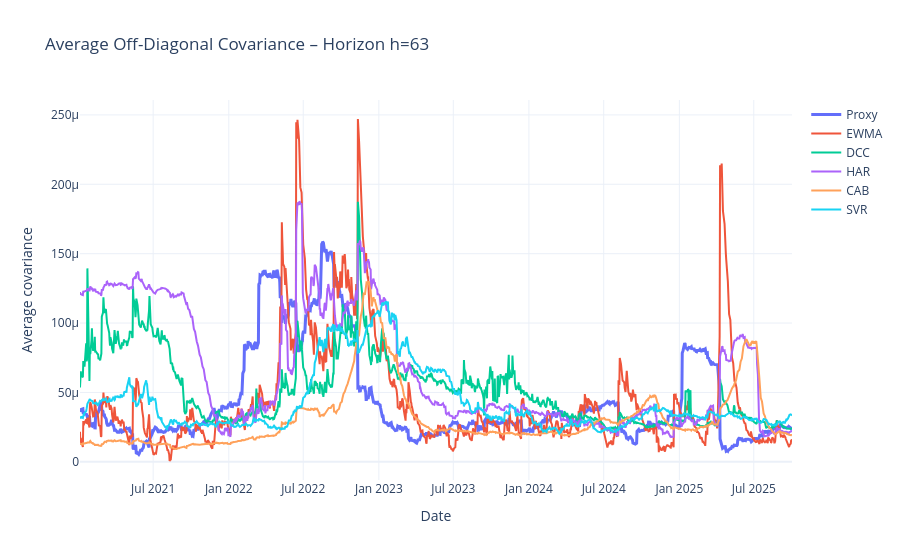
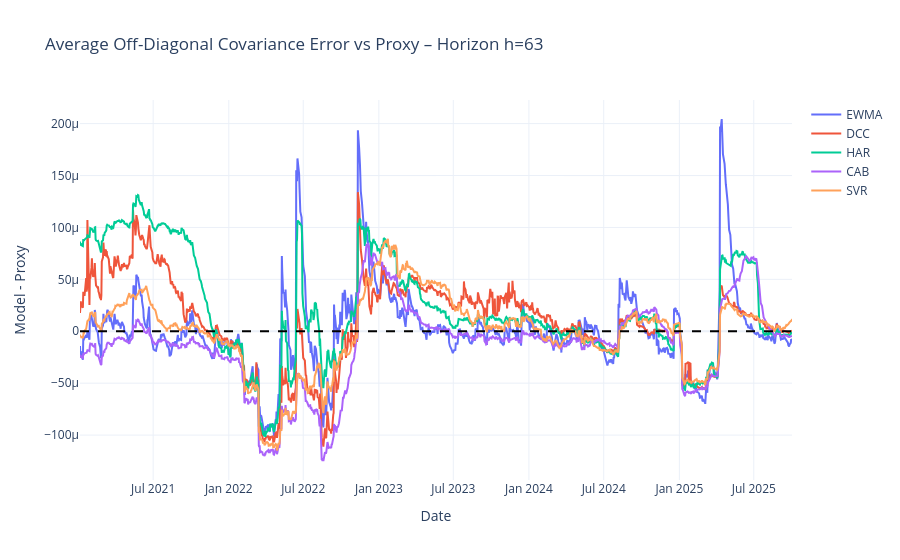

The notebook cell these images were saved under, in order:
### Code cell
# ============================================================
# Additional visual diagnostics for covariance structure
# Uses existing variables in this notebook:
#   proxy, models, n_assets, row_to_matrix, H
# ============================================================

import numpy as np
import plotly.graph_objects as go

# ------------------------------------------------------------
# 1) Helper: average off-diagonal covariance
# ------------------------------------------------------------
def avg_offdiag_covariance(df, n_assets):
    def _avg_offdiag(row):
        Sigma = row_to_matrix(row, n_assets)
        mask = ~np.eye(n_assets, dtype=bool)
        return Sigma[mask].mean()
    return df.apply(_avg_offdiag, axis=1)

# ------------------------------------------------------------
# 2) Level plot: average off-diagonal covariance
# ------------------------------------------------------------
proxy_avg_cov = avg_offdiag_covariance(proxy, n_assets)

fig = go.Figure()

fig.add_trace(
    go.Scatter(
        x=proxy_avg_cov.index,
        y=proxy_avg_cov.values,
        mode="lines",
        name="Proxy",
        line=dict(width=3)
    )
)

for model_name, df in models.items():
    model_avg_cov = avg_offdiag_covariance(df, n_assets).reindex(proxy_avg_cov.index)

    fig.add_trace(
        go.Scatter(
            x=model_avg_cov.index,
            y=model_avg_cov.values,
            mode="lines",
            name=model_name
        )
    )

fig.update_layout(
    title=f"Average Off-Diagonal Covariance – Horizon h={H}",
    xaxis_title="Date",
    yaxis_title="Average covariance",
    hovermode="x unified",
    template="plotly_white"
)

fig.show()

# ------------------------------------------------------------
# 3) Error plot: model minus proxy
# Positive = overestimation
# Negative = underestimation
# ------------------------------------------------------------
fig = go.Figure()

for model_name, df in models.items():
    model_avg_cov = avg_offdiag_covariance(df, n_assets).reindex(proxy_avg_cov.index)
    error = model_avg_cov - proxy_avg_cov

    fig.add_trace(
        go.Scatter(
            x=error.index,
            y=error.values,
            mode="lines",
            name=model_name
        )
    )

fig.add_hline(y=0, line_dash="dash", line_color="black")

fig.update_layout(
    title=f"Average Off-Diagonal Covariance Error vs Proxy – Horizon h={H}",
    xaxis_title="Date",
    yaxis_title="Model - Proxy",
    hovermode="x unified",
    template="plotly_white"
)

fig.show()

### Figure 1 — Plotly figure (JSON) as saved in the notebook; plotly's stock layout.template omitted (floating-point values rounded to 4 significant figures; data arrays with more than 128 entries replaced by an {"elided": "..."} marker saying what was removed)
{"data": [{"line": {"width": 3}, "mode": "lines", "name": "Proxy", "type": "scatter", "x": {"elided": "1193 str values"}, "y": {"elided": "1193 float values"}}, {"mode": "lines", "name": "EWMA", "type": "scatter", "x": {"elided": "1193 str values"}, "y": {"elided": "1193 float values"}}, {"mode": "lines", "name": "DCC", "type": "scatter", "x": {"elided": "1193 str values"}, "y": {"elided": "1193 float values"}}, {"mode": "lines", "name": "HAR", "type": "scatter", "x": {"elided": "1193 str values"}, "y": {"elided": "1193 float values"}}, {"mode": "lines", "name": "CAB", "type": "scatter", "x": {"elided": "1193 str values"}, "y": {"elided": "1193 float values"}}, {"mode": "lines", "name": "SVR", "type": "scatter", "x": {"elided": "1193 str values"}, "y": {"elided": "1193 float values"}}], "layout": {"hovermode": "x unified", "title": {"text": "Average Off-Diagonal Covariance – Horizon h=63"}, "xaxis": {"title": {"text": "Date"}}, "yaxis": {"title": {"text": "Average covariance"}}}}

### Figure 2 — Plotly figure (JSON) as saved in the notebook; plotly's stock layout.template omitted (floating-point values rounded to 4 significant figures; data arrays with more than 128 entries replaced by an {"elided": "..."} marker saying what was removed)
{"data": [{"mode": "lines", "name": "EWMA", "type": "scatter", "x": {"elided": "1193 str values"}, "y": {"elided": "1193 float values"}}, {"mode": "lines", "name": "DCC", "type": "scatter", "x": {"elided": "1193 str values"}, "y": {"elided": "1193 float values"}}, {"mode": "lines", "name": "HAR", "type": "scatter", "x": {"elided": "1193 str values"}, "y": {"elided": "1193 float values"}}, {"mode": "lines", "name": "CAB", "type": "scatter", "x": {"elided": "1193 str values"}, "y": {"elided": "1193 float values"}}, {"mode": "lines", "name": "SVR", "type": "scatter", "x": {"elided": "1193 str values"}, "y": {"elided": "1193 float values"}}], "layout": {"hovermode": "x unified", "shapes": [{"line": {"color": "black", "dash": "dash"}, "type": "line", "x0": 0, "x1": 1, "xref": "x domain", "y0": 0, "y1": 0, "yref": "y"}], "title": {"text": "Average Off-Diagonal Covariance Error vs Proxy – Horizon h=63"}, "xaxis": {"title": {"text": "Date"}}, "yaxis": {"title": {"text": "Model - Proxy"}}}}
